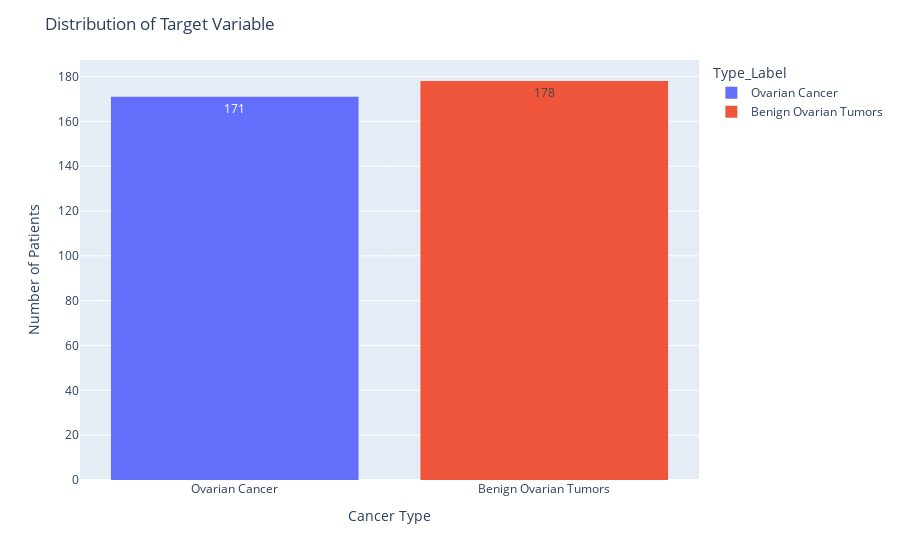

The notebook cell saved with this chart:
### Code cell
# Visualizing the distribution of the target variable in the training data
fig = px.histogram(df_cancer, x='Type_Label', text_auto=True, orientation='v', color='Type_Label')
fig.update_layout(
xaxis_title='Cancer Type',
yaxis_title='Number of Patients',
title='Distribution of Target Variable'
)
fig.show()

### Figure 1 — Plotly figure (JSON) as saved in the notebook; plotly's stock layout.template omitted (floating-point values rounded to 4 significant figures; data arrays with more than 128 entries replaced by an {"elided": "..."} marker saying what was removed)
{"data": [{"alignmentgroup": "True", "bingroup": "x", "hovertemplate": "Type_Label=%{x}<br>count=%{y}<extra></extra>", "legendgroup": "Ovarian Cancer", "marker": {"color": "#636efa", "pattern": {"shape": ""}}, "name": "Ovarian Cancer", "offsetgroup": "Ovarian Cancer", "orientation": "v", "showlegend": true, "texttemplate": "%{value}", "type": "histogram", "x": {"elided": "171 str values"}, "xaxis": "x", "yaxis": "y"}, {"alignmentgroup": "True", "bingroup": "x", "hovertemplate": "Type_Label=%{x}<br>count=%{y}<extra></extra>", "legendgroup": "Benign Ovarian Tumors", "marker": {"color": "#EF553B", "pattern": {"shape": ""}}, "name": "Benign Ovarian Tumors", "offsetgroup": "Benign Ovarian Tumors", "orientation": "v", "showlegend": true, "texttemplate": "%{value}", "type": "histogram", "x": {"elided": "178 str values"}, "xaxis": "x", "yaxis": "y"}], "layout": {"autosize": true, "barmode": "relative", "legend": {"title": {"text": "Type_Label"}, "tracegroupgap": 0}, "margin": {"t": 60}, "title": {"text": "Distribution of Target Variable"}, "xaxis": {"anchor": "y", "autorange": true, "categoryarray": ["Ovarian Cancer", "Benign Ovarian Tumors"], "categoryorder": "array", "domain": [0, 1], "range": [-0.5, 1.5], "title": {"text": "Cancer Type"}, "type": "category"}, "yaxis": {"anchor": "x", "autorange": true, "domain": [0, 1], "range": [0, 187.4], "title": {"text": "Number of Patients"}}}}
